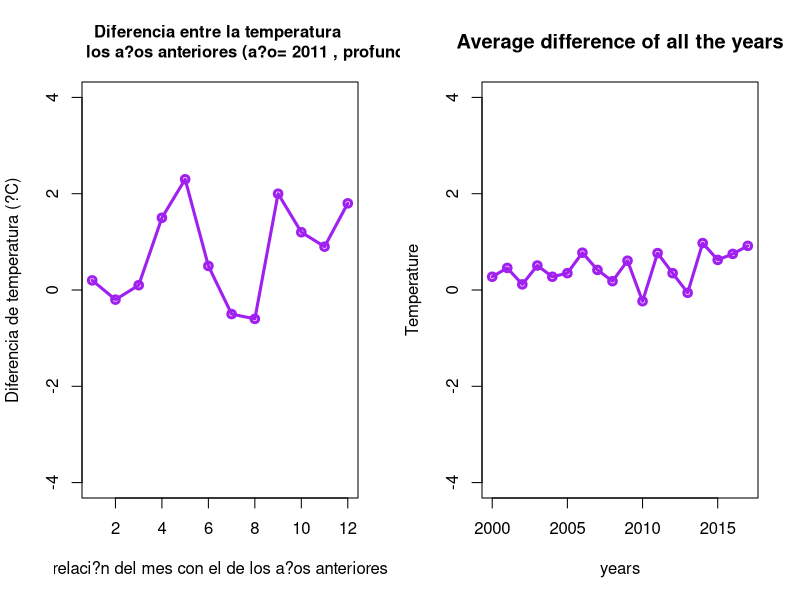

Recreate this plot in R.
# setwd("G:\\MESIO\\Computacio\\R\\Practica")
library(readxl)
sea.deep <- read_excel("sea_temp.xlsx")

#EJERCICIO 3.a
graficas_ej3a <- function(anos, profundidades, df) {
  par(mfrow=c(1, length(anos) * length(profundidades) + 1))
  diferencias_matr = matrix( nrow = length(anos) * length(profundidades), ncol = 12)
  diferencias_matr_fila = 1
  for (ano in anos){
    for (profundidad in profundidades){
      datos_ano_prof <- subset(df, df$year==ano & df$depth==profundidad)
      diferencias <- c()
      for (i in 1:11){
        diferencias = c(diferencias, datos_ano_prof[i, 7] - datos_ano_prof[i+1, 7])
      }
      diferencias = c(diferencias, datos_ano_prof[12, 7] - datos_ano_prof[1, 7])
      plot(1:12, diferencias, type = "o",
           main = paste("Diferencia intermensual 
                      (a?o=", ano, ", profundidad=", profundidad, ")"),
           cex.main=1,
           xlab = "relaci?n mensual",
           ylab = "Diferencia de temperatura (?C)",
           col = "purple",
           lwd = 3,
           xlim = c(1, 12),
           ylim = c(-4, 4),
      )
      diferencias_matr[diferencias_matr_fila, ] = as.numeric(diferencias)
      diferencias_matr_fila = diferencias_matr_fila + 1
    }
  }
  diferencias_medias = c() #Almacena las doce medias (una para cada mes) de las diferencias calculadas anteriormente
  n_filas = dim(diferencias_matr)[1]
  n_columnas = dim(diferencias_matr)[2]
  print(diferencias_matr)
  for (columna in 1:n_columnas){
    diferencias_medias = c(diferencias_medias, (sum(diferencias_matr[, columna])/n_filas))
  }
  print(diferencias_medias)
  plot(1:12, diferencias_medias, type = "o",
       main = "medias de las diferencias
       calculadas anteriormente",
       cex.main=1,
       xlab = "relaci?n mensual",
       ylab = "Diferencia de temperatura (?C)",
       col = "red",
       lwd = 3,
       xlim = c(1, 12),
       ylim = c(-4, 4),
  )
}

graficas_ej3b <- function(anos, profundidades, df)
{
  par(mfrow=c(1, length(anos) * length(profundidades) + 1))
  diferencias_matr = matrix( nrow = length(anos) * length(profundidades), ncol = 12) #matriz para almacenar las diferencias de cada (a?o, profundidad) para luego calcular la media
  diferencias_matr_fila = 1
  for (ano in anos){
    for (profundidad in profundidades){
      datos_ano_prof <- subset(df, df$year==ano & df$depth==profundidad)
      diferencias <- c()
      for (i in 1:12){
        diferencias = c(diferencias, datos_ano_prof[i, 7] - datos_ano_prof[i+13, 7])
      }
    }
    plot(1:12, diferencias, type = "o",
         main = paste("Diferencia entre la temperatura 
                        los a?os anteriores (a?o=", ano, ", profundidad=", profundidad, ")"),
         cex.main=1,
         xlab = "relaci?n del mes con el de los a?os anteriores",
         ylab = "Diferencia de temperatura (?C)",
         col = "purple",
         lwd = 3,
         xlim = c(1, 12),
         ylim = c(-4, 4) )
    diferencias_matr[diferencias_matr_fila, ] = as.numeric(diferencias)
    diferencias_matr_fila = diferencias_matr_fila + 1
  }
  diff.mean <- c()
  for (i in unique(df$year))
  {
    dif.year <- c()
    dataset <- subset(df, df$year==i & df$depth==profundidades)
    r <- 1
    while (r<13)
    {
      dif.year = c(dif.year, dataset[r, 7] - dataset[r+13, 7])
      r=r+1
    }
    diff.mean = c(diff.mean,mean(as.numeric(dif.year)))
  }
  plot(as.vector(unique(df$year)), diff.mean, type = "o",
       main = paste("Average difference of all the years" ),
       xlab = "years",
       ylab = "Temperature",
       col = "purple",
       lwd = 3,
       ylim = c(-4, 4))
  
  
}

graficas_ej3b( c(2011), c(0), sea.deep)



